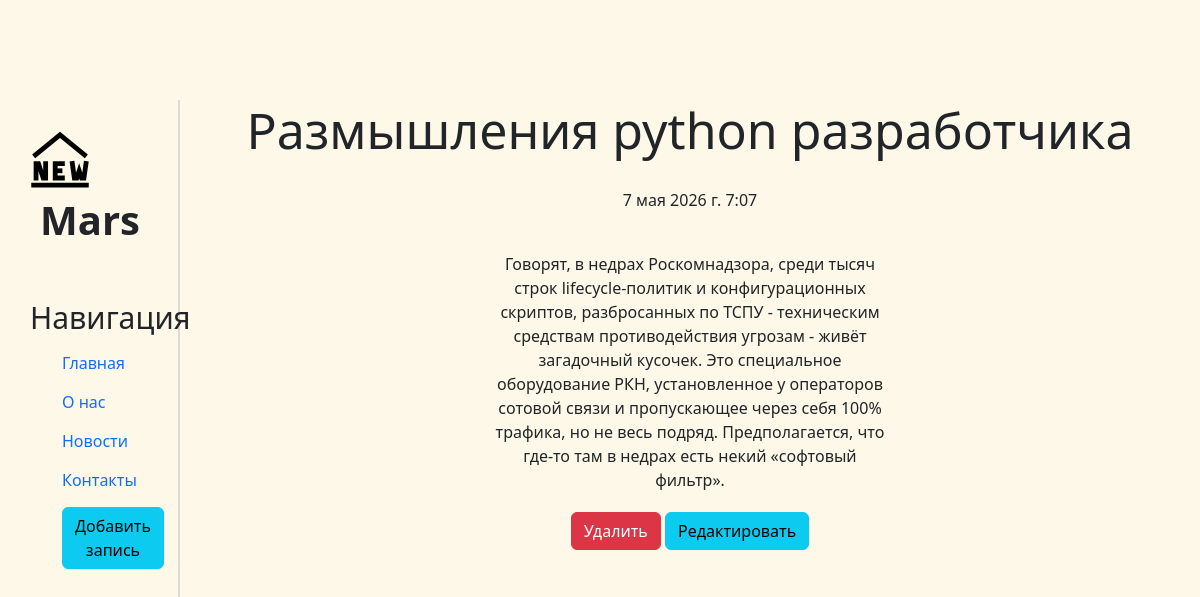
The page /news/2 on the database its author committed.
### news/models.py (models this page shows, shortened)
class Articles(models.Model):
    title = models.CharField('Название', max_length=80)
    anons = models.CharField('Анонс', max_length=200)
    text = models.TextField('Статья')
    date = models.DateTimeField('Дата публикации')
    class Meta:
        verbose_name = 'Новость'
        verbose_name_plural = 'Новости'

### news/views.py (the view)
# urls.py: path('<int:pk>', views.NewsDetailView.as_view(), name="news_detail"),
class NewsDetailView(DetailView):
    model = Articles
    template_name = 'news/news_detail.html'
    context_object_name = 'article'

### news/templates/news/news_detail.html (shortened to what this page needs)
{% extends 'main/layout.html' %}
{% block content %}
    <div class="features">
        <h1>{{ article.title }}</h1>
        <p>{{ article.date }}</p>
        <p>{{ article.text }}</p>
        <div>
            <a href="{% url 'news_delete' article.id %}" class="btn btn-danger">Удалить</a>
            <a href="{% url 'news_edit' article.id %}" class="btn btn-info">Редактировать</a>
        </div>
    </div>
{% endblock %}

### main/static/main/css/main.css (style rules this page uses)
body { background: #fdf8e7; }
main .features { display: flex; justify-content: center; flex-direction: column; text-align: center; margin-top: 100px; width: 85%; }
main .features h1 { font-size: 50px; }
main .features p { max-width: 400px; margin: 20px auto; }

### rows shown on the page
Articles: title "Размышления python разработчика", date "7 мая 2026 г. 7:07", text "Говорят, в недрах Роскомнадзора, среди тысяч строк lifecycle-политик и конфигурационных скриптов, разбросанных по ТСПУ - техническим средствам противодействия угрозам - живёт загадочный кусочек. Это специальное оборудование РКН, установленное у операторов сотовой связи и пропускающее через себя 100% трафика, но не весь подряд. Предполагается, что где-то там в недрах есть некий «софтовый фильтр»."
